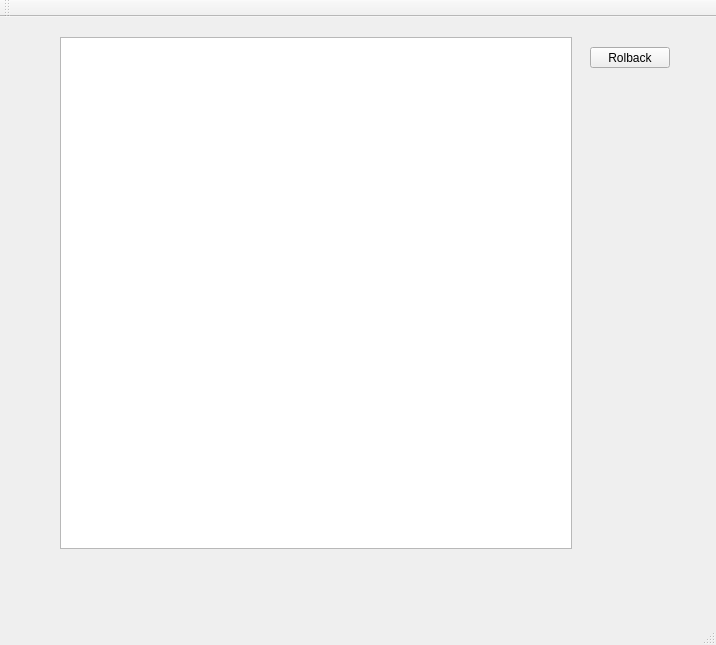
<?xml version="1.0" encoding="UTF-8"?>
<ui version="4.0">
 <class>MainWindow</class>
 <widget class="QMainWindow" name="MainWindow">
  <property name="geometry">
   <rect>
    <x>0</x>
    <y>0</y>
    <width>716</width>
    <height>645</height>
   </rect>
  </property>
  <property name="windowTitle">
   <string>MainWindow</string>
  </property>
  <widget class="QWidget" name="centralWidget">
   <widget class="GraphicsView" name="boardView">
    <property name="geometry">
     <rect>
      <x>60</x>
      <y>20</y>
      <width>512</width>
      <height>512</height>
     </rect>
    </property>
    <property name="sizePolicy">
     <sizepolicy hsizetype="Fixed" vsizetype="Fixed">
      <horstretch>0</horstretch>
      <verstretch>0</verstretch>
     </sizepolicy>
    </property>
   </widget>
   <widget class="QPushButton" name="rollbackButton">
    <property name="geometry">
     <rect>
      <x>590</x>
      <y>30</y>
      <width>80</width>
      <height>21</height>
     </rect>
    </property>
    <property name="text">
     <string>Rolback</string>
    </property>
   </widget>
  </widget>
  <widget class="QMenuBar" name="menuBar">
   <property name="geometry">
    <rect>
     <x>0</x>
     <y>0</y>
     <width>716</width>
     <height>20</height>
    </rect>
   </property>
  </widget>
  <widget class="QToolBar" name="mainToolBar">
   <attribute name="toolBarArea">
    <enum>TopToolBarArea</enum>
   </attribute>
   <attribute name="toolBarBreak">
    <bool>false</bool>
   </attribute>
  </widget>
  <widget class="QStatusBar" name="statusBar"/>
 </widget>
 <layoutdefault spacing="6" margin="11"/>
 <customwidgets>
  <customwidget>
   <class>GraphicsView</class>
   <extends>QGraphicsView</extends>
   <header>widgets/graphicsview.h</header>
  </customwidget>
 </customwidgets>
 <resources/>
 <connections/>
</ui>
